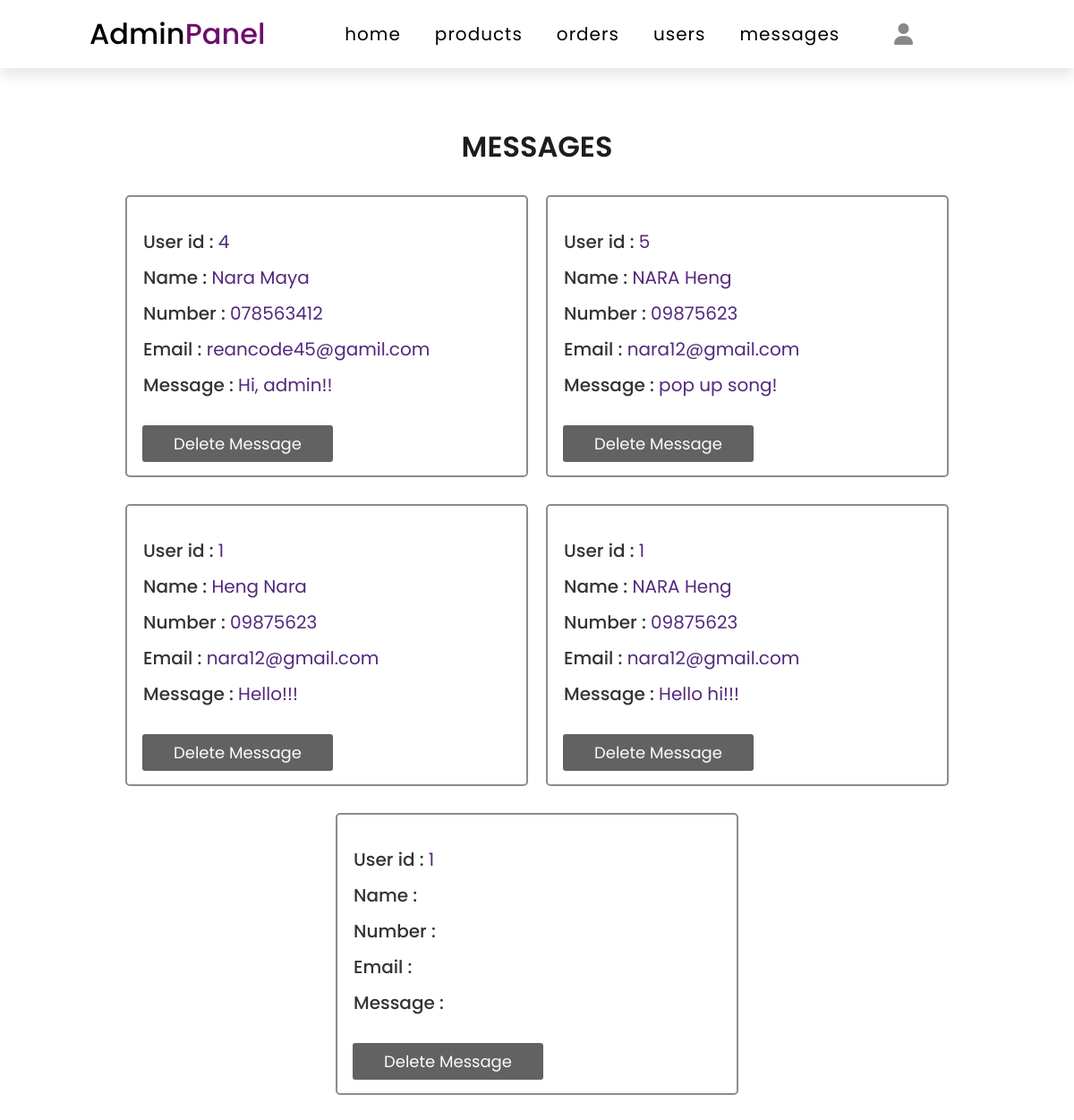
Before: /admin_messages.php with the older database file.
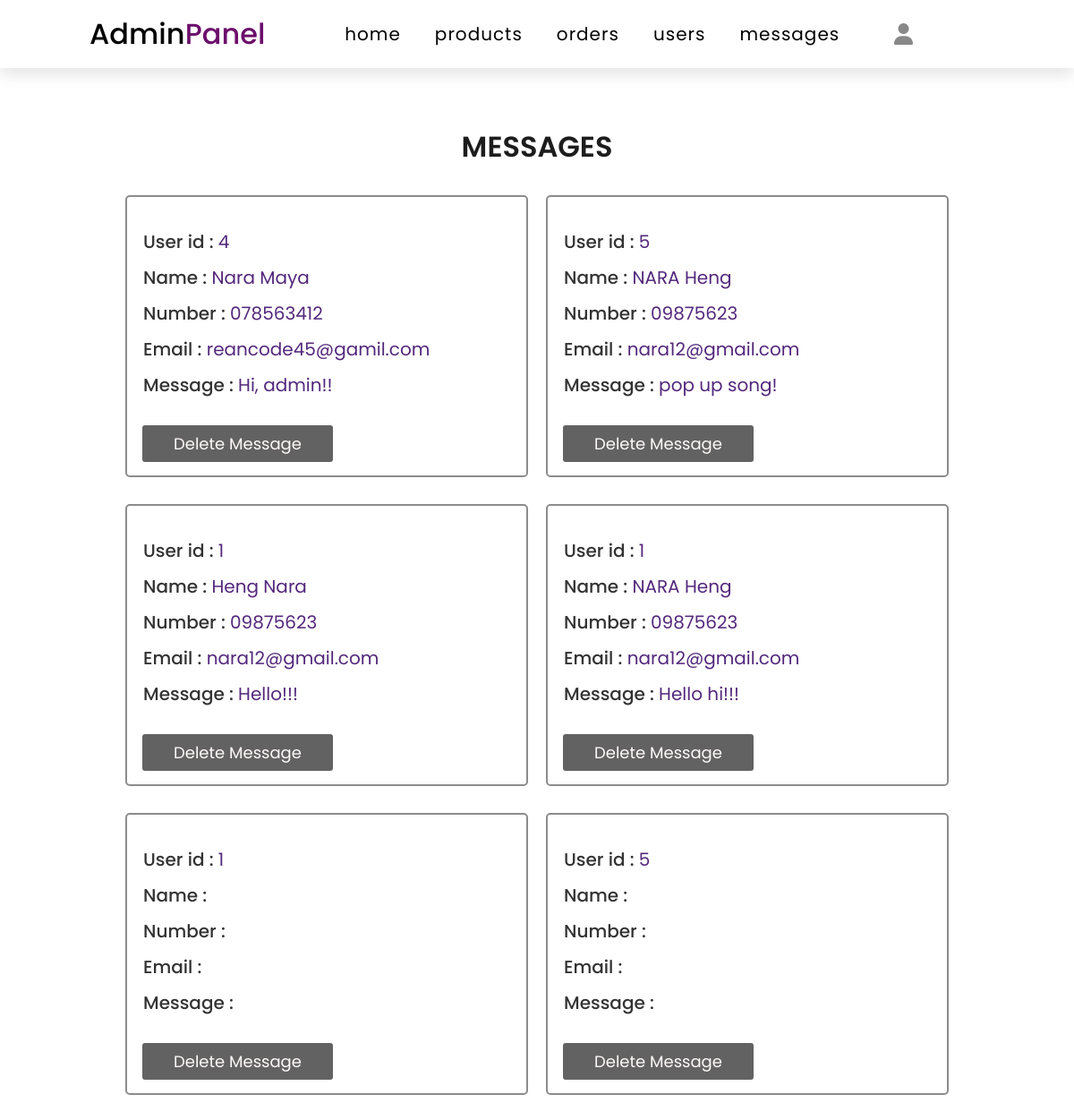
After: the same page with the newer database file.
### tables this page shows
CREATE TABLE `saysomething` (
  `id` int(100) NOT NULL,
  `user_id` int(100) NOT NULL,
  `name` varchar(200) NOT NULL,
  `email` varchar(100) NOT NULL,
  `number` varchar(10) NOT NULL,
  `message` varchar(500) NOT NULL,
  `date` date NOT NULL DEFAULT current_timestamp()
);

### database.php (called while the page is built, shortened)
<?php
    function db() {
        return new mysqli('localhost', 'root', '', 'chanel_db');
    }
?>

### admin_messages.php (the view, shortened to what this page needs)
<?php
    require_once('database.php');
?>
<!DOCTYPE html>
<html lang="en">
<head>
    <link rel="stylesheet" href="css/admin_style.css">
    <link rel="stylesheet" href="https://cdnjs.cloudflare.com/ajax/libs/font-awesome/6.1.1/css/all.min.css">
</head>
<body>
    <?php include 'admin_header.php'; ?>
    <div class="message">
        <h1 class="heading">Messages</h1>
        <div class="show_message">
            <?php
                $message = db()->query("SELECT * FROM saysomething");
                $num_row = mysqli_num_rows($message);
                if($num_row >0 ){
                    echo '<div class="showMess">';
                    for($i= 1 ; $i<= $num_row; $i++){
                        if($row = mysqli_fetch_array($message)){
                            $id = $row['id'];
                            $user_Id = $row['user_id'];
                            $name = $row['name'];
                            $number = $row['number'];
                            $email = $row['email'];
                            $mess = $row['message'];
            ?>
                            <div class="mess showResult">
                                <p>User id : <span class="userId"><?php echo $user_Id ?></span> </p>
                                <p>Name : <span class="name"> <?php echo $name ?> </span> </p>
                                <p>Number : <span class="number"> <?php echo $number ?> </span> </p>
                                <p>Email : <span class="email"> <?php echo $email ?> </span> </p>
                                <p>Message : <span class="messa"> <?php echo $mess ?> </span> </p>
                                <button type="submit" class="delete_btn" id="<?php echo $id ?>">Delete Message</button>
                            </div>
            <?php
                        }
                        if($i %2 == 0){
                            echo '</div>';
                            echo '<div class="showMess">';
                        }
                    }
                    echo '</div>';
                }
            ?>
        </div>
    </div>
</body>
</html>

### admin_header.php (shortened to what this page needs)
<section class="header">
    <nav class="navbar">
        <a href="admin_page.php" id="logo">Admin <span>Panel</span> </a>
        <ul id="menu">
            <li> <a href="admin_page.php">home</a> </li>
            <li> <a href="admin_products.php">products</a> </li>
            <li> <a href="admin_orders.php">orders</a> </li>
            <li> <a href="admin_users.php">users</a> </li>
            <li> <a href="admin_messages.php">messages</a> </li>
        </ul>
        <div class="icons">
            <i class="fa-solid fa-user" id="userAcc"></i>
        </div>
    </nav>
</section>

### css/admin_style.css (style rules this page uses)
* { box-sizing: border-box; }
body { font-family: 'Poppins', sans-serif; overflow-x: hidden; scroll-behavior: smooth; scroll-padding-top: 6rem; margin: 0; padding: 0; }
.header { box-shadow: 0 .5rem 1rem rgba(0, 0, 0, .1); margin: 0 auto; padding: 7px 100px; position: fixed; top: 0; left: 0; z-index: 999; width: 100%; }
.navbar { display: flex; align-items: center; justify-content: space-between; width: 100%; }
.navbar #logo { text-decoration: none; font-family: 'Poppins', sans-serif; font-size: 2rem; color: black; font-weight: 500; }
.navbar #logo span { color: rgb(108, 14, 108); margin-left: -8px; }
.navbar ul { display: flex; justify-content: center; align-items: center; margin-left: 20px; }
.navbar ul li { list-style: none; margin-right: 30px; }
.navbar ul li a { text-decoration: none; color: black; font-size: 20px; margin-left: .5rem; letter-spacing: 1px; }
.navbar .icons { font-size: 1.5rem; display: flex; align-items: center; margin-right: 80px; cursor: pointer; }
.icons { color: rgb(137, 136, 136); margin: 0px 10px; }
.heading { text-transform: uppercase; font-family: inherit; font-size: 2rem; text-align: center; color: #1d1d1d; font-weight: 600; margin: 140px auto 10px; }
.update_btn, .delete_btn { border: none; font-family: inherit; font-size: 18px; background-color: rgb(163, 59, 93); color: snow; padding: 7px 35px; border-radius: 3px; margin: 5px 1px 25px; cursor: pointer; }
.delete_btn { background-color: #616161; }
.showResult { width: 360px; border: 2px solid #8d8b8b; border-radius: 5px; padding: 15px 10px 20px; margin-left: 30px; }
.showResult p { color: #333333; font-weight: 500; font-size: 20px; margin-left: .5rem; margin-bottom: -10px; line-height: 30px; }
.showResult p span { color: #53287c; font-weight: 400; cursor: pointer; }
.message { margin: 70px 0px 50px; }
.show_message { margin: 30px 0px 50px; width: 100%; height: auto; }
.show_message .showMess { display: flex; align-items: center; justify-content: center; margin: 10px 10px 30px; }
.show_message .showMess div { width: 450px; margin: 0 10px; }
.mess button { background-color: #636262; margin-left: 7px; margin-top: 40px; margin-bottom: -5px; }

Changed rows visible on the page:
added saysomething: user "5"
